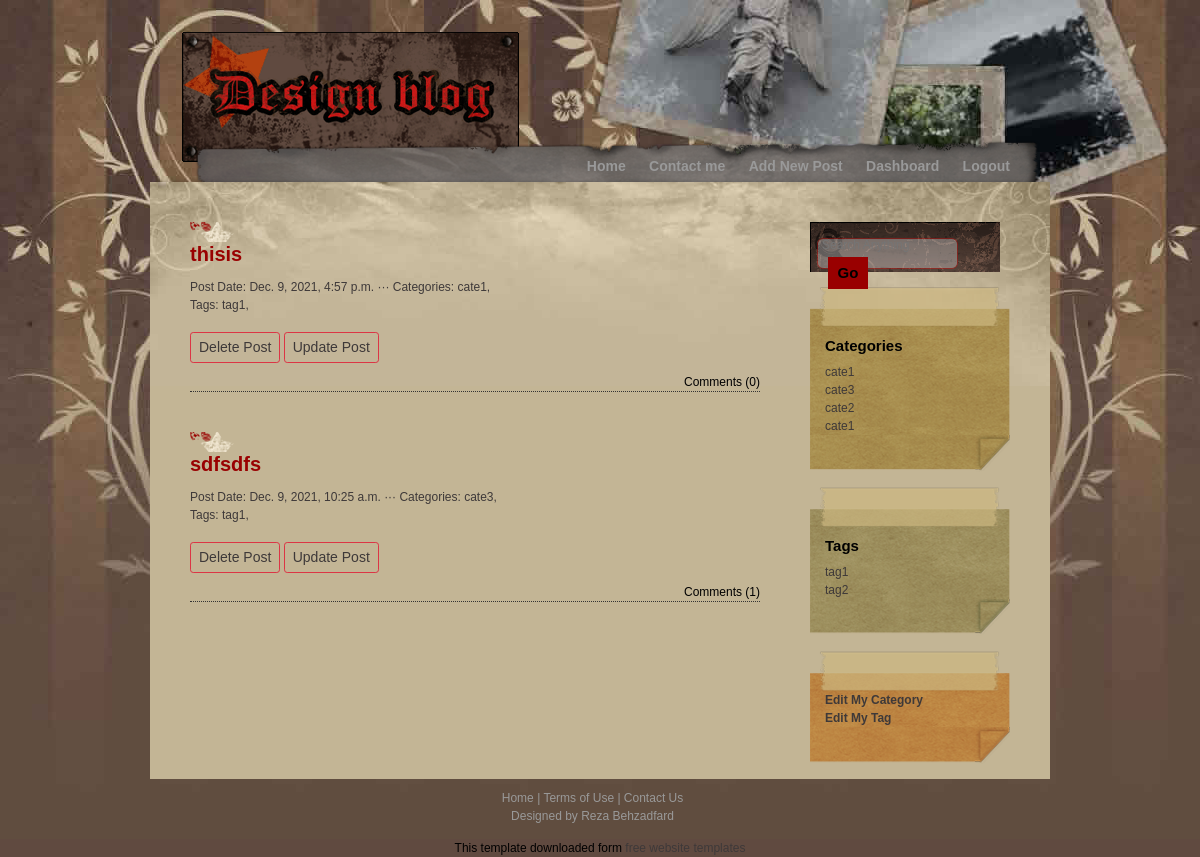
The app's page /dashboard/ (signed in), older data.
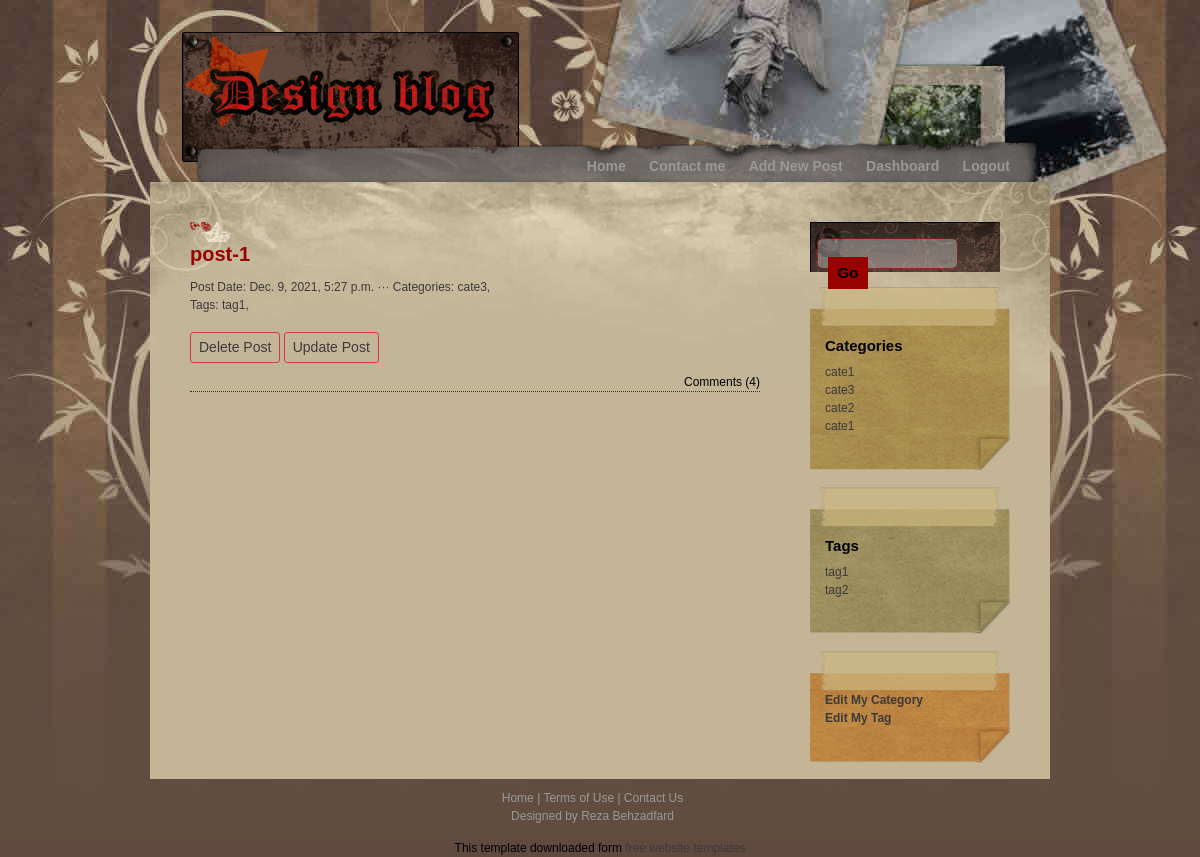
The same page, newer data.
### post/models.py (models this page shows, shortened)
class Post(models.Model):
    title = models.CharField(max_length=120)
    image = models.ImageField(upload_to="")
    content = models.TextField()
    created_at = models.DateTimeField(auto_now_add=True)
    slug = models.SlugField(unique=True, max_length=120, null=True, blank=True)
    author = models.ForeignKey(User, on_delete=CASCADE)
    category = models.ManyToManyField(Category)
    tag = models.ManyToManyField(Tag, blank=True, null=True)
    class Meta:
        unique_together = ('title', 'slug')

class Category(models.Model):
    title = models.CharField(max_length=120)
    slug = models.SlugField(unique=True, max_length=120, null=True, blank=True)
    creator = models.ForeignKey(User, on_delete=SET_NULL, null=True, blank=True)
    parent = models.ForeignKey('self', on_delete=models.PROTECT, blank=True, null=True)
    created_at = models.DateTimeField(auto_now_add=True)
    class Meta:
        unique_together = ('title', 'slug')

class Tag(models.Model):
    title = models.CharField(max_length=120)
    slug = models.SlugField(unique=True, max_length=120, null=True, blank=True)
    creator = models.ForeignKey(User, on_delete=SET_NULL, null=True, blank=True)
    created_at = models.DateTimeField(auto_now_add=True)
    class Meta:
        unique_together = ('title', 'slug')

### post/views.py (the view)
# urls.py: path('dashboard/', dashboard, name='dashboard'),
@login_required(login_url='login')
def dashboard(request):
    user = request.user
    posts = Post.objects.filter(author=user).order_by('-created_at')
    categories = Category.objects.all().order_by('-created_at')
    tags = Tag.objects.all().order_by('-created_at')
    context = {
        'posts': posts,
        'categories': categories,
        'tags': tags,
    }
    return render(request, 'post/dashboard.html', context)

### post/templates/post/dashboard.html (shortened to what this page needs)
{% extends "post/class_base.html" %}
{% load static %}
{% block menu %}
<ul>
    <li><a href="{% url 'home' %}">Home</a></li>
    <li><a href="{% url 'contact' %}">Contact me</a></li>
    <li><a href="{% url 'add_post' %}">Add New Post</a></li>
    <li><a href="{% url 'dashboard' %}">Dashboard</a></li>
    <li><a href="{% url 'logout' %}">Logout</a></li>
</ul>
{% endblock menu %}
{% block content %}
  {% if request.user.is_authenticated %}
      {% if posts|length == 0 %}
      <div>
        <a href="{% url 'add_post' %}"><div class="d-flex justify-content-center btn btn-secondary my-2">   Add Post  </div></a>
      </div>
      {% else %}
        {% for post in posts %}
        <div class="postbody">
        <a href="{% url 'post_detail' post.slug %}"><h1>{{post.title}}</h1></a><br><br>
        <div class="publish_info">Post Date: {{post.created_at}} ··· Categories: {% for category_ in post.category.all %}{{category_.title}}, {% endfor %}</div>
        <div class="publish_info">Tags: {% for tag_ in post.tag.all %}{{tag_.title}}, {% endfor %}</div><br>
        <span><a href="{% url 'delete_post' post.slug %}" class="btn btn-outline-danger btn-sm">Delete Post</a></span>
        <span><a href="{% url 'update_post' post.slug %}" class="btn btn-outline-danger btn-sm">Update Post</a></span>
        <div class="comment">Comments ({{post.comment_set.count}})</div>
        </div>
        {% endfor %}
      {% endif %}
  {% endif %}
{% endblock content %}

### post/templates/post/class_base.html (shortened to what this page needs)
{% load static %}
<!DOCTYPE html>
<html lang="en">
<head>
  <link href="https://cdn.jsdelivr.net/npm/bootstrap@5.0.0-beta1/dist/css/bootstrap.min.css" rel="stylesheet"
>
  <link rel="stylesheet" href="{% static 'style.css' %}">
</head>
<body>
  <div id="container_wrapper1">
    <div id="container_wrapper2">
      <div id="container">
        <div id="header">
          <div id="logo">
            <div id="site_slogan"></div>
          </div>
        </div>
        <div id="menu">
          {% block menu %}
          {% endblock menu %}
        </div>
        <div id="content">
          <div id="left_column">
            {% block content %}
            {% endblock content %}
          </div>
          {% if page != 'login' and page != 'register' %}
          <div id="right_column">
            <div class="section">
              <form method="post" action="{% url 'search_post' %}" class="search">
                <input name="search" type="text" placeholder="Search Anything" id="keyword" />
                <input type="submit" value="Go" class="button" />
              </form>
            </div>
            <div class="section">
              <div class="section1_top"></div>
              <div class="section1_middle">
                <h2>Categories</h2>
                <ul>
                  {% for cate in categories %}
                  <li><a href="{% url 'category_reverse' cate.slug %}">{{cate.title}}</a></li>
                  {% endfor %}
                </ul>
              </div>
              <div class="section1_bottom"></div>
            </div>
            <div class="section">
              <div class="section2_top"></div>
              <div class="section2_middle">
                <h2>Tags</h2>
                <ul>
                  {% for tag in tags %}
                  <li>{{tag.title}}</li>
                  {% endfor %}
                </ul>
              </div>
              <div class="section2_bottom"></div>
            </div>
            <div class="section">
              <div class="section3_top"></div>
              <div class="section3_middle">
                {% if request.user.is_authenticated %}
                <ul>
                  <li><strong><a href="{% url 'categories' %}">Edit My Category</a></strong></li>
                  <li><strong><a href="{% url 'tags' %}">Edit My Tag</a></strong></li>
                </ul>
                {% endif %}
              </div>
              <div class="section3_bottom"></div>
            </div>
          </div>
          {% endif %}
        </div>
        <div id="bottom">
          <div id="footer"> <a href="{% url 'home' %}">Home</a> | <a href="#">Terms of Use</a> | <a href="#">Contact Us</a> <br />
            Designed by <a href="#">Reza Behzadfard</a>
          </div>
        </div>
      </div>
    </div>
  </div>
  <div align=center>This template downloaded form <a href='http://all-free-download.com/free-website-templates/'>free
      website templates</a></div>
</body>
</body>
</html>

Row changes from the older to the newer data that the page shows:
removed Post: title "thisis", created_at "Dec. 9, 2021, 4:57 p.m.", comment_set.count "0", Category (title "cate1"), Tag (title "tag1")
removed Post: title "sdfsdfs", created_at "Dec. 9, 2021, 10:25 a.m.", comment_set.count "1", Category (title "cate3"), Tag (title "tag1")
added Post: title "post-1", created_at "Dec. 9, 2021, 5:27 p.m.", comment_set.count "4", Category (title "cate3"), Tag (title "tag1")
